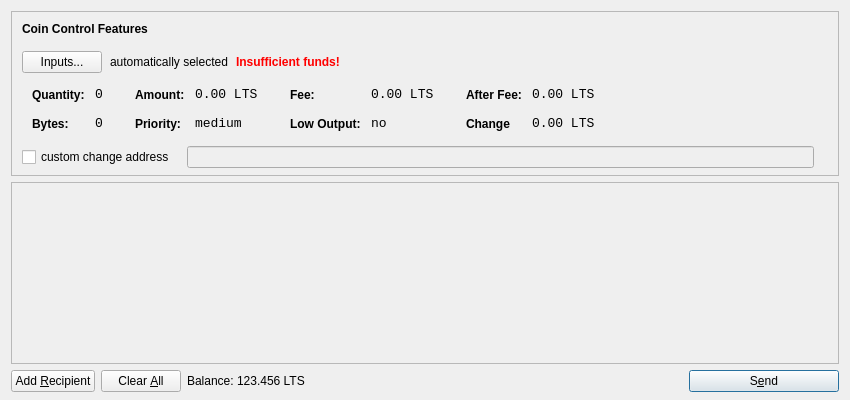
<?xml version="1.0" encoding="UTF-8"?>
<ui version="4.0">
 <class>SendCoinsDialog</class>
 <widget class="QDialog" name="SendCoinsDialog">
  <property name="geometry">
   <rect>
    <x>0</x>
    <y>0</y>
    <width>850</width>
    <height>400</height>
   </rect>
  </property>
  <property name="windowTitle">
   <string>Send Coins</string>
  </property>
  <layout class="QVBoxLayout" name="verticalLayout" stretch="0,1,0">
   <property name="bottomMargin">
    <number>8</number>
   </property>
   <item>
    <widget class="QFrame" name="frameCoinControl">
     <property name="sizePolicy">
      <sizepolicy hsizetype="Expanding" vsizetype="Expanding">
       <horstretch>0</horstretch>
       <verstretch>0</verstretch>
      </sizepolicy>
     </property>
     <property name="maximumSize">
      <size>
       <width>16777215</width>
       <height>16777215</height>
      </size>
     </property>
     <property name="frameShape">
      <enum>QFrame::StyledPanel</enum>
     </property>
     <property name="frameShadow">
      <enum>QFrame::Sunken</enum>
     </property>
     <layout class="QVBoxLayout" name="verticalLayoutCoinControl2">
      <property name="spacing">
       <number>7</number>
      </property>
      <property name="leftMargin">
       <number>0</number>
      </property>
      <property name="topMargin">
       <number>0</number>
      </property>
      <property name="rightMargin">
       <number>0</number>
      </property>
      <property name="bottomMargin">
       <number>6</number>
      </property>
      <item>
       <layout class="QVBoxLayout" name="verticalLayoutCoinControl" stretch="0,0,0,0,1">
        <property name="spacing">
         <number>0</number>
        </property>
        <property name="leftMargin">
         <number>10</number>
        </property>
        <property name="topMargin">
         <number>10</number>
        </property>
        <item>
         <layout class="QHBoxLayout" name="horizontalLayoutCoinControl1">
          <property name="bottomMargin">
           <number>15</number>
          </property>
          <item>
           <widget class="QLabel" name="labelCoinControlFeatures">
            <property name="sizePolicy">
             <sizepolicy hsizetype="Preferred" vsizetype="Maximum">
              <horstretch>0</horstretch>
              <verstretch>0</verstretch>
             </sizepolicy>
            </property>
            <property name="font">
             <font>
              <weight>75</weight>
              <bold>true</bold>
             </font>
            </property>
            <property name="styleSheet">
             <string notr="true">font-weight:bold;</string>
            </property>
            <property name="text">
             <string>Coin Control Features</string>
            </property>
           </widget>
          </item>
         </layout>
        </item>
        <item>
         <layout class="QHBoxLayout" name="horizontalLayoutCoinControl2" stretch="0,0,0,0">
          <property name="spacing">
           <number>8</number>
          </property>
          <property name="bottomMargin">
           <number>10</number>
          </property>
          <item>
           <widget class="QPushButton" name="pushButtonCoinControl">
            <property name="styleSheet">
             <string notr="true"/>
            </property>
            <property name="text">
             <string>Inputs...</string>
            </property>
           </widget>
          </item>
          <item>
           <widget class="QLabel" name="labelCoinControlAutomaticallySelected">
            <property name="text">
             <string>automatically selected</string>
            </property>
            <property name="margin">
             <number>5</number>
            </property>
           </widget>
          </item>
          <item>
           <widget class="QLabel" name="labelCoinControlInsuffFunds">
            <property name="font">
             <font>
              <weight>75</weight>
              <bold>true</bold>
             </font>
            </property>
            <property name="styleSheet">
             <string notr="true">color:red;font-weight:bold;</string>
            </property>
            <property name="text">
             <string>Insufficient funds!</string>
            </property>
            <property name="margin">
             <number>5</number>
            </property>
           </widget>
          </item>
          <item>
           <spacer name="horizontalSpacerCoinControl">
            <property name="orientation">
             <enum>Qt::Horizontal</enum>
            </property>
            <property name="sizeHint" stdset="0">
             <size>
              <width>40</width>
              <height>1</height>
             </size>
            </property>
           </spacer>
          </item>
         </layout>
        </item>
        <item>
         <widget class="QWidget" name="widgetCoinControl" native="true">
          <property name="sizePolicy">
           <sizepolicy hsizetype="Preferred" vsizetype="Preferred">
            <horstretch>0</horstretch>
            <verstretch>0</verstretch>
           </sizepolicy>
          </property>
          <property name="minimumSize">
           <size>
            <width>0</width>
            <height>0</height>
           </size>
          </property>
          <property name="styleSheet">
           <string notr="true"/>
          </property>
          <layout class="QHBoxLayout" name="horizontalLayoutCoinControl5">
           <property name="leftMargin">
            <number>0</number>
           </property>
           <property name="topMargin">
            <number>0</number>
           </property>
           <property name="rightMargin">
            <number>0</number>
           </property>
           <property name="bottomMargin">
            <number>0</number>
           </property>
           <item>
            <layout class="QHBoxLayout" name="horizontalLayoutCoinControl3" stretch="0,0,0,1">
             <property name="spacing">
              <number>20</number>
             </property>
             <property name="topMargin">
              <number>0</number>
             </property>
             <property name="bottomMargin">
              <number>10</number>
             </property>
             <item>
              <layout class="QFormLayout" name="formLayoutCoinControl1">
               <property name="horizontalSpacing">
                <number>10</number>
               </property>
               <property name="verticalSpacing">
                <number>14</number>
               </property>
               <property name="leftMargin">
                <number>10</number>
               </property>
               <property name="topMargin">
                <number>4</number>
               </property>
               <property name="rightMargin">
                <number>6</number>
               </property>
               <item row="0" column="0">
                <widget class="QLabel" name="labelCoinControlQuantityText">
                 <property name="styleSheet">
                  <string notr="true">font-weight:bold;</string>
                 </property>
                 <property name="text">
                  <string>Quantity:</string>
                 </property>
                 <property name="margin">
                  <number>0</number>
                 </property>
                </widget>
               </item>
               <item row="0" column="1">
                <widget class="QLabel" name="labelCoinControlQuantity">
                 <property name="font">
                  <font>
                   <family>Monospace</family>
                   <pointsize>10</pointsize>
                  </font>
                 </property>
                 <property name="cursor">
                  <cursorShape>IBeamCursor</cursorShape>
                 </property>
                 <property name="contextMenuPolicy">
                  <enum>Qt::ActionsContextMenu</enum>
                 </property>
                 <property name="text">
                  <string>0</string>
                 </property>
                 <property name="margin">
                  <number>0</number>
                 </property>
                 <property name="textInteractionFlags">
                  <set>Qt::LinksAccessibleByMouse|Qt::TextSelectableByKeyboard|Qt::TextSelectableByMouse</set>
                 </property>
                </widget>
               </item>
               <item row="1" column="0">
                <widget class="QLabel" name="labelCoinControlBytesText">
                 <property name="styleSheet">
                  <string notr="true">font-weight:bold;</string>
                 </property>
                 <property name="text">
                  <string>Bytes:</string>
                 </property>
                </widget>
               </item>
               <item row="1" column="1">
                <widget class="QLabel" name="labelCoinControlBytes">
                 <property name="font">
                  <font>
                   <family>Monospace</family>
                   <pointsize>10</pointsize>
                  </font>
                 </property>
                 <property name="cursor">
                  <cursorShape>IBeamCursor</cursorShape>
                 </property>
                 <property name="contextMenuPolicy">
                  <enum>Qt::ActionsContextMenu</enum>
                 </property>
                 <property name="text">
                  <string>0</string>
                 </property>
                 <property name="textInteractionFlags">
                  <set>Qt::LinksAccessibleByMouse|Qt::TextSelectableByKeyboard|Qt::TextSelectableByMouse</set>
                 </property>
                </widget>
               </item>
              </layout>
             </item>
             <item>
              <layout class="QFormLayout" name="formLayoutCoinControl2">
               <property name="horizontalSpacing">
                <number>10</number>
               </property>
               <property name="verticalSpacing">
                <number>14</number>
               </property>
               <property name="leftMargin">
                <number>6</number>
               </property>
               <property name="topMargin">
                <number>4</number>
               </property>
               <property name="rightMargin">
                <number>6</number>
               </property>
               <item row="0" column="0">
                <widget class="QLabel" name="labelCoinControlAmountText">
                 <property name="styleSheet">
                  <string notr="true">font-weight:bold;</string>
                 </property>
                 <property name="text">
                  <string>Amount:</string>
                 </property>
                 <property name="margin">
                  <number>0</number>
                 </property>
                </widget>
               </item>
               <item row="0" column="1">
                <widget class="QLabel" name="labelCoinControlAmount">
                 <property name="font">
                  <font>
                   <family>Monospace</family>
                   <pointsize>10</pointsize>
                  </font>
                 </property>
                 <property name="cursor">
                  <cursorShape>IBeamCursor</cursorShape>
                 </property>
                 <property name="contextMenuPolicy">
                  <enum>Qt::ActionsContextMenu</enum>
                 </property>
                 <property name="text">
                  <string>0.00 LTS</string>
                 </property>
                 <property name="textInteractionFlags">
                  <set>Qt::LinksAccessibleByMouse|Qt::TextSelectableByKeyboard|Qt::TextSelectableByMouse</set>
                 </property>
                </widget>
               </item>
               <item row="1" column="0">
                <widget class="QLabel" name="labelCoinControlPriorityText">
                 <property name="styleSheet">
                  <string notr="true">font-weight:bold;</string>
                 </property>
                 <property name="text">
                  <string>Priority:</string>
                 </property>
                </widget>
               </item>
               <item row="1" column="1">
                <widget class="QLabel" name="labelCoinControlPriority">
                 <property name="font">
                  <font>
                   <family>Monospace</family>
                   <pointsize>10</pointsize>
                  </font>
                 </property>
                 <property name="cursor">
                  <cursorShape>IBeamCursor</cursorShape>
                 </property>
                 <property name="contextMenuPolicy">
                  <enum>Qt::ActionsContextMenu</enum>
                 </property>
                 <property name="text">
                  <string>medium</string>
                 </property>
                 <property name="textInteractionFlags">
                  <set>Qt::LinksAccessibleByMouse|Qt::TextSelectableByKeyboard|Qt::TextSelectableByMouse</set>
                 </property>
                </widget>
               </item>
              </layout>
             </item>
             <item>
              <layout class="QFormLayout" name="formLayoutCoinControl3">
               <property name="horizontalSpacing">
                <number>10</number>
               </property>
               <property name="verticalSpacing">
                <number>14</number>
               </property>
               <property name="leftMargin">
                <number>6</number>
               </property>
               <property name="topMargin">
                <number>4</number>
               </property>
               <property name="rightMargin">
                <number>6</number>
               </property>
               <item row="0" column="0">
                <widget class="QLabel" name="labelCoinControlFeeText">
                 <property name="styleSheet">
                  <string notr="true">font-weight:bold;</string>
                 </property>
                 <property name="text">
                  <string>Fee:</string>
                 </property>
                 <property name="margin">
                  <number>0</number>
                 </property>
                </widget>
               </item>
               <item row="0" column="1">
                <widget class="QLabel" name="labelCoinControlFee">
                 <property name="font">
                  <font>
                   <family>Monospace</family>
                   <pointsize>10</pointsize>
                  </font>
                 </property>
                 <property name="cursor">
                  <cursorShape>IBeamCursor</cursorShape>
                 </property>
                 <property name="contextMenuPolicy">
                  <enum>Qt::ActionsContextMenu</enum>
                 </property>
                 <property name="text">
                  <string>0.00 LTS</string>
                 </property>
                 <property name="textInteractionFlags">
                  <set>Qt::LinksAccessibleByMouse|Qt::TextSelectableByKeyboard|Qt::TextSelectableByMouse</set>
                 </property>
                </widget>
               </item>
               <item row="1" column="0">
                <widget class="QLabel" name="labelCoinControlLowOutputText">
                 <property name="styleSheet">
                  <string notr="true">font-weight:bold;</string>
                 </property>
                 <property name="text">
                  <string>Low Output:</string>
                 </property>
                </widget>
               </item>
               <item row="1" column="1">
                <widget class="QLabel" name="labelCoinControlLowOutput">
                 <property name="font">
                  <font>
                   <family>Monospace</family>
                   <pointsize>10</pointsize>
                  </font>
                 </property>
                 <property name="cursor">
                  <cursorShape>IBeamCursor</cursorShape>
                 </property>
                 <property name="contextMenuPolicy">
                  <enum>Qt::ActionsContextMenu</enum>
                 </property>
                 <property name="text">
                  <string>no</string>
                 </property>
                 <property name="textInteractionFlags">
                  <set>Qt::LinksAccessibleByMouse|Qt::TextSelectableByKeyboard|Qt::TextSelectableByMouse</set>
                 </property>
                </widget>
               </item>
              </layout>
             </item>
             <item>
              <layout class="QFormLayout" name="formLayoutCoinControl4">
               <property name="horizontalSpacing">
                <number>10</number>
               </property>
               <property name="verticalSpacing">
                <number>14</number>
               </property>
               <property name="leftMargin">
                <number>6</number>
               </property>
               <property name="topMargin">
                <number>4</number>
               </property>
               <property name="rightMargin">
                <number>6</number>
               </property>
               <item row="0" column="0">
                <widget class="QLabel" name="labelCoinControlAfterFeeText">
                 <property name="styleSheet">
                  <string notr="true">font-weight:bold;</string>
                 </property>
                 <property name="text">
                  <string>After Fee:</string>
                 </property>
                 <property name="margin">
                  <number>0</number>
                 </property>
                </widget>
               </item>
               <item row="0" column="1">
                <widget class="QLabel" name="labelCoinControlAfterFee">
                 <property name="font">
                  <font>
                   <family>Monospace</family>
                   <pointsize>10</pointsize>
                  </font>
                 </property>
                 <property name="cursor">
                  <cursorShape>IBeamCursor</cursorShape>
                 </property>
                 <property name="contextMenuPolicy">
                  <enum>Qt::ActionsContextMenu</enum>
                 </property>
                 <property name="text">
                  <string>0.00 LTS</string>
                 </property>
                 <property name="textInteractionFlags">
                  <set>Qt::LinksAccessibleByMouse|Qt::TextSelectableByKeyboard|Qt::TextSelectableByMouse</set>
                 </property>
                </widget>
               </item>
               <item row="1" column="0">
                <widget class="QLabel" name="labelCoinControlChangeText">
                 <property name="styleSheet">
                  <string notr="true">font-weight:bold;</string>
                 </property>
                 <property name="text">
                  <string>Change</string>
                 </property>
                </widget>
               </item>
               <item row="1" column="1">
                <widget class="QLabel" name="labelCoinControlChange">
                 <property name="font">
                  <font>
                   <family>Monospace</family>
                   <pointsize>10</pointsize>
                  </font>
                 </property>
                 <property name="cursor">
                  <cursorShape>IBeamCursor</cursorShape>
                 </property>
                 <property name="contextMenuPolicy">
                  <enum>Qt::ActionsContextMenu</enum>
                 </property>
                 <property name="text">
                  <string>0.00 LTS</string>
                 </property>
                 <property name="textInteractionFlags">
                  <set>Qt::LinksAccessibleByMouse|Qt::TextSelectableByKeyboard|Qt::TextSelectableByMouse</set>
                 </property>
                </widget>
               </item>
              </layout>
             </item>
            </layout>
           </item>
          </layout>
         </widget>
        </item>
        <item>
         <layout class="QHBoxLayout" name="horizontalLayoutCoinControl4" stretch="0,0,0">
          <property name="spacing">
           <number>12</number>
          </property>
          <property name="sizeConstraint">
           <enum>QLayout::SetDefaultConstraint</enum>
          </property>
          <property name="topMargin">
           <number>5</number>
          </property>
          <property name="rightMargin">
           <number>5</number>
          </property>
          <item>
           <widget class="QCheckBox" name="checkBoxCoinControlChange">
            <property name="text">
             <string>custom change address</string>
            </property>
           </widget>
          </item>
          <item>
           <widget class="QLineEdit" name="lineEditCoinControlChange">
            <property name="enabled">
             <bool>false</bool>
            </property>
            <property name="sizePolicy">
             <sizepolicy hsizetype="Expanding" vsizetype="Fixed">
              <horstretch>0</horstretch>
              <verstretch>0</verstretch>
             </sizepolicy>
            </property>
           </widget>
          </item>
          <item>
           <widget class="QLabel" name="labelCoinControlChangeLabel">
            <property name="sizePolicy">
             <sizepolicy hsizetype="Preferred" vsizetype="Expanding">
              <horstretch>0</horstretch>
              <verstretch>0</verstretch>
             </sizepolicy>
            </property>
            <property name="minimumSize">
             <size>
              <width>0</width>
              <height>0</height>
             </size>
            </property>
            <property name="text">
             <string/>
            </property>
            <property name="margin">
             <number>3</number>
            </property>
           </widget>
          </item>
         </layout>
        </item>
        <item>
         <spacer name="verticalSpacerCoinControl">
          <property name="orientation">
           <enum>Qt::Vertical</enum>
          </property>
          <property name="sizeHint" stdset="0">
           <size>
            <width>800</width>
            <height>1</height>
           </size>
          </property>
         </spacer>
        </item>
       </layout>
      </item>
     </layout>
    </widget>
   </item>
   <item>
    <widget class="QScrollArea" name="scrollArea">
     <property name="widgetResizable">
      <bool>true</bool>
     </property>
     <widget class="QWidget" name="scrollAreaWidgetContents">
      <property name="geometry">
       <rect>
        <x>0</x>
        <y>0</y>
        <width>826</width>
        <height>145</height>
       </rect>
      </property>
      <layout class="QVBoxLayout" name="verticalLayout_2">
       <property name="leftMargin">
        <number>0</number>
       </property>
       <property name="topMargin">
        <number>0</number>
       </property>
       <property name="rightMargin">
        <number>0</number>
       </property>
       <property name="bottomMargin">
        <number>0</number>
       </property>
       <item>
        <layout class="QVBoxLayout" name="entries">
         <property name="spacing">
          <number>6</number>
         </property>
        </layout>
       </item>
       <item>
        <spacer name="verticalSpacer">
         <property name="orientation">
          <enum>Qt::Vertical</enum>
         </property>
         <property name="sizeHint" stdset="0">
          <size>
           <width>20</width>
           <height>40</height>
          </size>
         </property>
        </spacer>
       </item>
      </layout>
     </widget>
    </widget>
   </item>
   <item>
    <layout class="QHBoxLayout" name="horizontalLayout">
     <item>
      <widget class="QPushButton" name="addButton">
       <property name="toolTip">
        <string>Send to multiple recipients at once</string>
       </property>
       <property name="text">
        <string>Add &amp;Recipient</string>
       </property>
       <property name="icon">
        <iconset resource="../bitcoin.qrc">
         <normaloff>:/icons/add</normaloff>:/icons/add</iconset>
       </property>
       <property name="autoDefault">
        <bool>false</bool>
       </property>
      </widget>
     </item>
     <item>
      <widget class="QPushButton" name="clearButton">
       <property name="sizePolicy">
        <sizepolicy hsizetype="Minimum" vsizetype="Fixed">
         <horstretch>0</horstretch>
         <verstretch>0</verstretch>
        </sizepolicy>
       </property>
       <property name="toolTip">
        <string>Remove all transaction fields</string>
       </property>
       <property name="text">
        <string>Clear &amp;All</string>
       </property>
       <property name="icon">
        <iconset resource="../bitcoin.qrc">
         <normaloff>:/icons/remove</normaloff>:/icons/remove</iconset>
       </property>
       <property name="autoRepeatDelay">
        <number>300</number>
       </property>
       <property name="autoDefault">
        <bool>false</bool>
       </property>
      </widget>
     </item>
     <item>
      <layout class="QHBoxLayout" name="horizontalLayout_2">
       <property name="spacing">
        <number>3</number>
       </property>
       <item>
        <widget class="QLabel" name="label">
         <property name="sizePolicy">
          <sizepolicy hsizetype="Preferred" vsizetype="Fixed">
           <horstretch>0</horstretch>
           <verstretch>0</verstretch>
          </sizepolicy>
         </property>
         <property name="text">
          <string>Balance:</string>
         </property>
        </widget>
       </item>
       <item>
        <widget class="QLabel" name="labelBalance">
         <property name="sizePolicy">
          <sizepolicy hsizetype="Preferred" vsizetype="Fixed">
           <horstretch>0</horstretch>
           <verstretch>0</verstretch>
          </sizepolicy>
         </property>
         <property name="cursor">
          <cursorShape>IBeamCursor</cursorShape>
         </property>
         <property name="text">
          <string>123.456 LTS</string>
         </property>
         <property name="textInteractionFlags">
          <set>Qt::LinksAccessibleByMouse|Qt::TextSelectableByKeyboard|Qt::TextSelectableByMouse</set>
         </property>
        </widget>
       </item>
      </layout>
     </item>
     <item>
      <spacer name="horizontalSpacer">
       <property name="orientation">
        <enum>Qt::Horizontal</enum>
       </property>
       <property name="sizeHint" stdset="0">
        <size>
         <width>40</width>
         <height>20</height>
        </size>
       </property>
      </spacer>
     </item>
     <item>
      <widget class="QPushButton" name="sendButton">
       <property name="minimumSize">
        <size>
         <width>150</width>
         <height>0</height>
        </size>
       </property>
       <property name="toolTip">
        <string>Confirm the send action</string>
       </property>
       <property name="text">
        <string>S&amp;end</string>
       </property>
       <property name="icon">
        <iconset resource="../bitcoin.qrc">
         <normaloff>:/icons/send</normaloff>:/icons/send</iconset>
       </property>
       <property name="default">
        <bool>true</bool>
       </property>
      </widget>
     </item>
    </layout>
   </item>
  </layout>
 </widget>
 <resources>
  <include location="../bitcoin.qrc"/>
 </resources>
 <connections/>
</ui>
